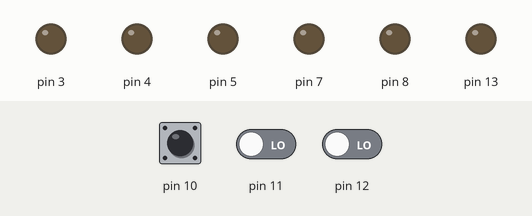
The sketch below on a simulated Arduino Uno, built with avr-gcc and run on an emulated ATmega328P. On the bench: output pins drawn as LEDs (lit = HIGH). The test bench sets the inputs (shaded band); at power-on: pin 10 LOW, pin 11 LOW, pin 12 LOW.

Above: at 1.2 s.
1.3 s: pin 10 driven HIGH and pin 11 driven HIGH and pin 12 driven HIGH
At 2.5 s:
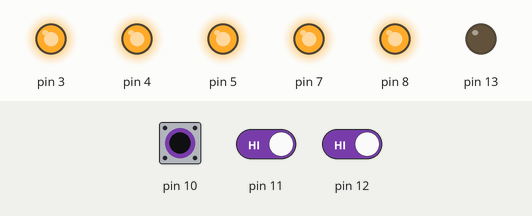
2.8 s: pin 10 pulsed LOW 5 times (0.12 s each, 0.3 s apart)
At 5.5 s:
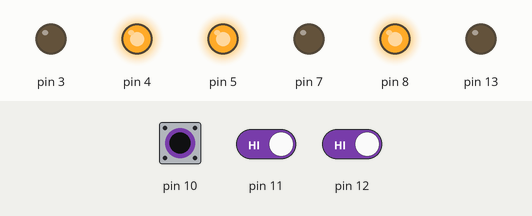
Timing chart, 0 to 7.0 s (numbered marks = the images above; inputs shaded):
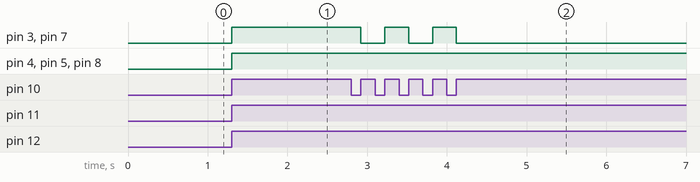

The sketch:

PushMe.ino
```cpp
/*
 * "Simple" led / push button based Arduino puzzle.
 */
#include <Arduino.h>

#include "Led.hh"
#include "Button.hh"


/* Internal Built-in LED, lit during setup() */
Led internal(13);

/* Our puzzle LEDs (output) */
Led lamp[] = { Led(3), Led(4), Led(5), Led(7), Led(8) };
const int nlamp = sizeof(lamp) / sizeof(*lamp);

/* Our puzzle push buttons (input) */
Button button[] = { Button(10), Button(11), Button(12) };
const int nbutton = sizeof(button) / sizeof(*button);

/* Our game state */
struct {
	/*
	 * We are either waiting on some button to be pressed so that we can
	 * start recording which are being pressed, or waiting on full release
	 * so we can take action based on what we recorded.
	 */
	enum {
		ANY_PRESSED,
		ALL_RELEASED,
	} on;
	/* used to keep track of timings */
	unsigned long since;
} waiting;


/*
 * Puzzle logic, toggle LEDs based on the push buttons actions.
 */
void
light_up(const int b0, const int b1, const int b2)
{
	/* toggle 0, 1, 2 if button 0, 1, 2 is pressed (respectively) */
	if (b0)
		lamp[0].toggle();
	if (b1)
		lamp[1].toggle();
	if (b2)
		lamp[2].toggle();

	/* toggle 3 if any of the button is pressed */
	if (b0 | b1 | b2)
		lamp[3].toggle();

	/* toggle 4 if more than one button is pressed */
	if (b0 + b1 + b2 > 1)
		lamp[4].toggle();
}


void setup()
{
	internal.turn_on();
	waiting.on = waiting.ANY_PRESSED;
	waiting.since = millis();
	internal.turn_off();
}


void loop()
{
	/* gather the "current time" */
	const unsigned long now = millis();
	/* probe our inputs */
	const Button::State s0 = button[0].probe(now);
	const Button::State s1 = button[1].probe(now);
	const Button::State s2 = button[2].probe(now);
	/* some cosmetic helpers */
	const int any_pressed  = (s0 | s1 | s2) & Button::PRESSED;
	const int none_pressed = !any_pressed;

	switch (waiting.on) {
	case waiting.ANY_PRESSED:
		/*
		 * We are waiting on any button to be presssed. In other words,
		 * last time we checked all three buttons were in a released
		 * state.
		 */
		if (any_pressed) {
			waiting.on = waiting.ALL_RELEASED;
			waiting.since = now;
		}
		break;
	case waiting.ALL_RELEASED:
		/*
		 * We are waiting on all buttons to be released. In other words,
		 * last time we checked at least one button was in a pressed
		 * state.
		 */
		if (none_pressed) {
			/*
			 * Check which buttons were pressed during the time we
			 * were waiting for all of them to be released.
			 */
			const int b0 = button[0].last_released() > waiting.since;
			const int b1 = button[1].last_released() > waiting.since;
			const int b2 = button[2].last_released() > waiting.since;
			light_up(b0, b1, b2);
			waiting.on = waiting.ANY_PRESSED;
			waiting.since = now;
		}
		break;
	}
}
```

Button.hh
```cpp
#ifndef BUTTON_HH
#define BUTTON_HH
/*
 * Button.hh
 *
 * Simple push button abstraction.
 */
#include <Arduino.h>


/*
 * Basic push button class holding the button's state, pin, and last
 * pressed/released timings.
 */
class Button
{
	public:

	/*
	 * How the push button is setup. BUILTIN_PULLUP is Arduino's
	 * INPUT_PULLUP, making use of the built in 20k pullup resistors built
	 * into the Atmega chip.
	 */
	enum Mode {
		PULLUP,
		BUILTIN_PULLUP,
		PULLDOWN,
	};

	/*
	 * A push button is either released or pressed.
	 */
	enum State {
		RELEASED = 0x0,
		PRESSED  = 0x1,
	};

	/*
	 * Button constructor given its pin and its mode. PULLUP is the
	 * recommended setup.
	 */
	Button(uint8_t pin, Mode mode = PULLUP);

	/*
	 * Check the pin's state and return the button's state.
	 */
	State	probe();
	State	probe(unsigned long now);

	/*
	 * Last time this push button was probe()'d in a PRESSED state.
	 */
	unsigned long	last_pressed();

	/*
	 * Last time this push button was probe()'d in a RELEASED state.
	 */
	unsigned long	last_released();

	protected:

	/*
	 * True if this push button state is PRESSED, false otherwise.
	 */
	bool	is_pressed();

	/*
	 * True if this push button state is RELEASED, false otherwise.
	 */
	bool	is_released();

	/*
	 * Actually read the pin's state and change the button's state
	 * accordingly. Returns the button's state.
	 */
	State	read();

	/*
	 * This push button's pin to read from.
	 */
	uint8_t m_pin;

	/*
	 * This push button's chosen mode.
	 */
	Mode m_mode;

	/*
	 * Last time this push button was seen in a PRESSED state.
	 */
	unsigned long m_last_pressed;

	/*
	 * Last time this push button was seen in a RELEASED state.
	 */
	unsigned long m_last_released;
};


Button::Button(uint8_t pin, Mode mode):
	m_pin(pin),
	m_mode(mode),
	m_last_pressed(0),
	m_last_released(0)
{
	pinMode(m_pin, m_mode == BUILTIN_PULLUP ? INPUT_PULLUP : INPUT);
}


Button::State
Button::probe()
{
	const unsigned long now = millis();
	return (probe(now));
}


Button::State
Button::probe(unsigned long now)
{
	const bool pressed = (read() == PRESSED);
	const bool changed = (pressed != is_pressed());

	if (changed && pressed)
		m_last_pressed = now;
	else if (changed && !pressed)
		m_last_released = now;

	return (pressed ? PRESSED : RELEASED);
}


unsigned long
Button::last_pressed()
{
	return (m_last_pressed);
}


unsigned long
Button::last_released()
{
	return (m_last_released);
}


bool
Button::is_pressed()
{
	return (m_last_pressed > m_last_released);
}


bool
Button::is_released()
{
	return (!is_pressed());
}


Button::State
Button::read()
{
	const bool is_high = (digitalRead(m_pin) == HIGH);

	if (m_mode == PULLDOWN) {
		/*
		 * In a pull-down setup pressing the button connect power to the
		 * pin, i.e. pressed reads HIGH.
		 */
		return (is_high ? PRESSED : RELEASED);
	} else {
		/*
		 * In a pull-up setup pressing the button connect ground to the
		 * pin, i.e. pressed reads LOW.
		 */
		return (is_high ? RELEASED : PRESSED);
	}
}

#endif /* ndef BUTTON_HH */
```

Led.hh
```cpp
#ifndef LED_HH
#define LED_HH
/*
 * Led.hh
 *
 * Simple led abstraction.
 */
#include <Arduino.h>


/*
 * Basic Led class holding a pin number and its state.
 */
class Led
{
	public:

	/*
	 * Led constructor given its pin and initial state.
	 */
	Led(uint8_t pin, uint8_t initial_state = LOW);

	/*
	 * Returns true if the led is lit, false otherwise.
	 */
	bool	is_on();

	/*
	 * Returns false if the led is lit, true otherwise.
	 */
	bool	is_off();

	/*
	 * Turn the led on.
	 */
	void	turn_on();

	/*
	 * Turn the led off.
	 */
	void	turn_off();

	/*
	 * Turn the led on if it is off, turn it on otherwise.
	 */
	void	toggle();

	protected:

	/*
	 * Write the given value to the pin and save it in m_state.
	 */
	void	write(uint8_t state);

	/*
	 * This led's pin to write to.
	 */
	uint8_t m_pin;

	/*
	 * This led's state.
	 */
	uint8_t m_state;
};


Led::Led(uint8_t pin, uint8_t initial_state):
	m_pin(pin),
	m_state(initial_state)
{
	pinMode(m_pin, OUTPUT);
	write(m_state);
}


bool
Led::is_on()
{
	/*
	 * NOTE: LOW is defined as 0x0 and HIGH as 0x1, but any non-zero values
	 * is "interpreted" as HIGH, hence the check against LOW.
	 */
	return (m_state != LOW);
}


bool
Led::is_off()
{
	return (!is_on());
}


void
Led::turn_on()
{
	write(HIGH);
}


void
Led::turn_off()
{
	write(LOW);
}


void
Led::toggle()
{
	if (is_off())
		turn_on();
	else
		turn_off();
}


void
Led::write(uint8_t state)
{
	m_state = state;
	digitalWrite(m_pin, m_state);
}

#endif /* ndef LED_HH */
```

Measured:
- after the input at 1.3 s, pin 3–5, pin 7, pin 8: LOW → HIGH at once
- after the input at 2.8 s, pin 3, pin 7: alternates HIGH for 0.30 s and LOW for 0.30 s, 5 changes in all, then stays LOW, starting after 0.12 s
